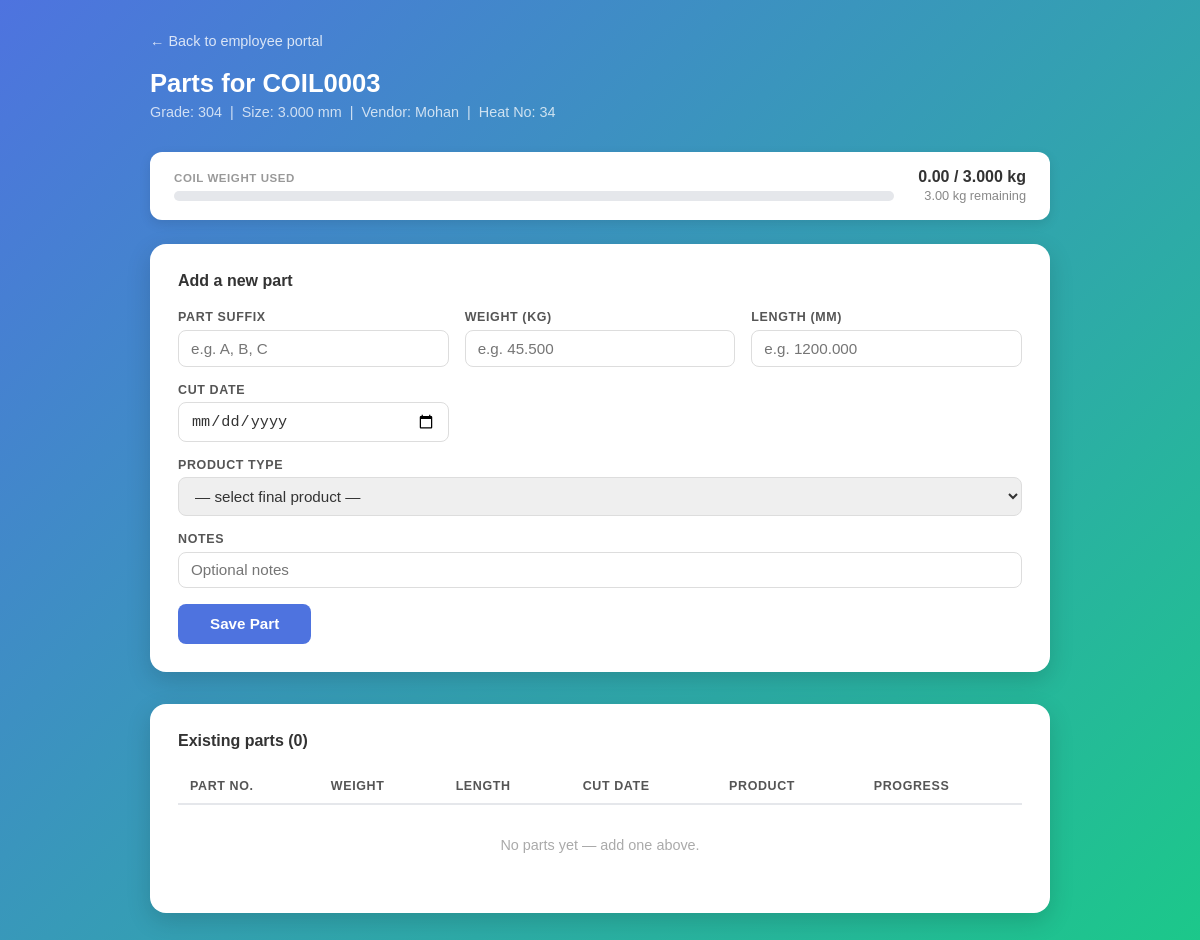
Page /coil/3/parts/ on the earlier database version.
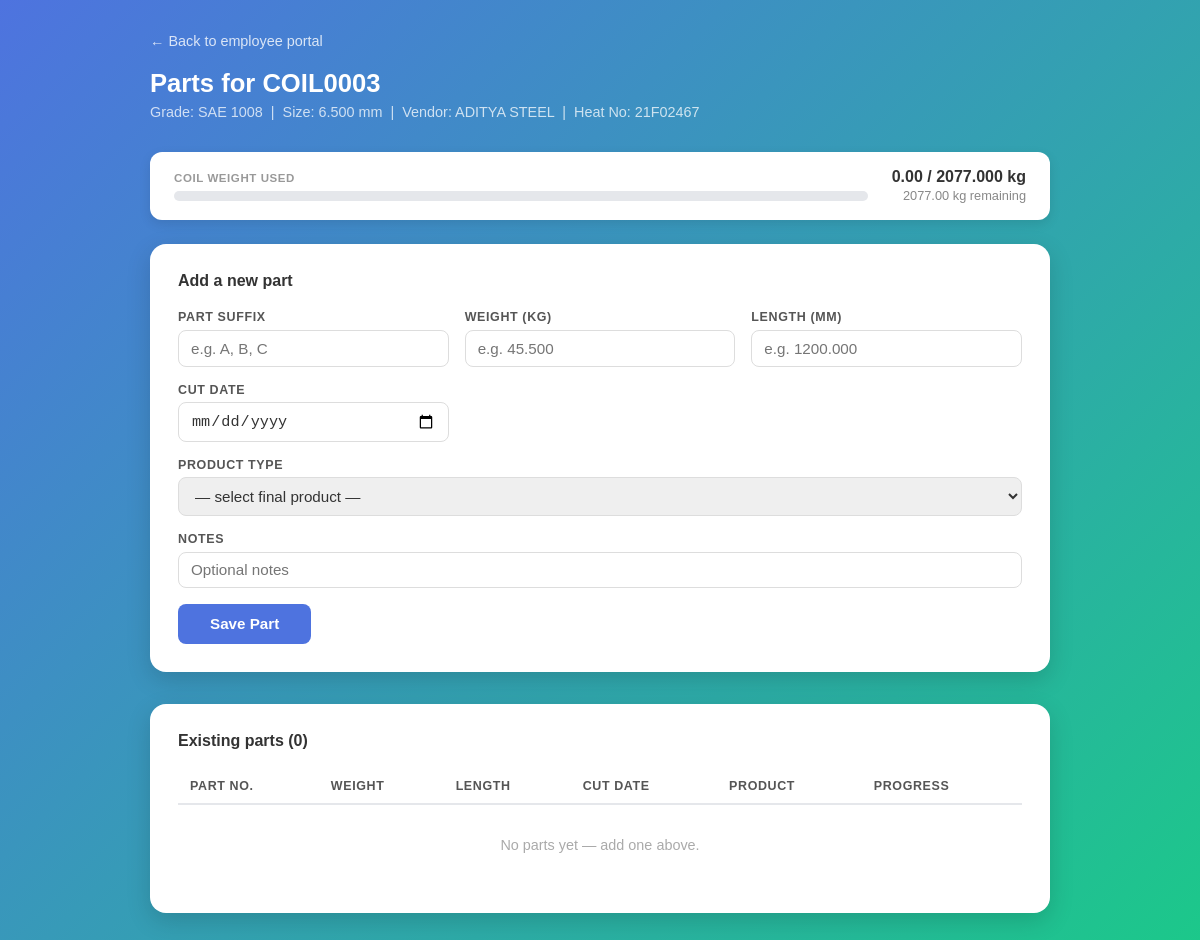
Same page on the later database version.
### materials/models.py (models this page shows, shortened)
class Material(models.Model):
    coil_no = models.AutoField(primary_key=True)
    date = models.DateField("receipt date", null=True, blank=True)
    grade = models.CharField(max_length=10, null=True, blank=True)
    size = models.DecimalField(max_digits=10, decimal_places=3, null=True, blank=True)
    company = models.CharField(max_length=100, null=True, blank=True)
    vendor = models.CharField(max_length=50, null=True, blank=True)
    quantity = models.DecimalField(max_digits=10, decimal_places=3, null=True, blank=True)
    heat_no = models.CharField(max_length=8, null=True, blank=True)
    def formatted_coil(self):
        return f"COIL{self.coil_no:04d}"

### materials/views.py (the view, shortened to what this page needs)
# urls.py: path('coil/<int:coil_pk>/parts/', views.coil_parts, name='coil_parts'),
def coil_parts(request, coil_pk):
    coil = get_object_or_404(Material, pk=coil_pk)
    parts = coil.parts.prefetch_related('jobs__product_type').order_by('created_at')
    product_types = ProductType.objects.all()
    total_used = float(parts.aggregate(total=Sum('weight'))['total'] or 0)
    coil_weight = float(coil.quantity or 0)
    remaining = coil_weight - total_used
    exhausted = coil_weight > 0 and remaining <= 0
    return render(request, 'materials/coil_parts.html', {
        'coil': coil, 'parts': parts, 'product_types': product_types,
        'total_used': total_used, 'remaining': remaining, 'exhausted': exhausted,
    })

### templates/materials/coil_parts.html (shortened to what the changed rows need)
<!DOCTYPE html>
<html lang="en">
<head>
</head>
<body>
<div class="page">
  <a href="{% url 'employee' %}" class="back-link">← Back to employee portal</a>
  <h1>Parts for {{ coil.formatted_coil }}</h1>
  <p class="coil-meta">
    Grade: {{ coil.grade|default:"—" }} &nbsp;|&nbsp;
    Size: {{ coil.size|default:"—" }} mm &nbsp;|&nbsp;
    Vendor: {{ coil.vendor|default:"—" }} &nbsp;|&nbsp;
    Heat No: {{ coil.heat_no|default:"—" }}
  </p>
  {% if coil.quantity %}
  <div style="background:white; border-radius:12px; padding:1rem 1.5rem;
              margin-bottom:1.5rem; box-shadow:0 4px 12px rgba(0,0,0,0.1);
              display:flex; align-items:center; gap:1.5rem; flex-wrap:wrap;">
    <div style="flex:1; min-width:160px;">
      <div style="font-size:0.72rem; font-weight:700; color:#999;
                  text-transform:uppercase; letter-spacing:0.05em; margin-bottom:0.4rem;">
        Coil Weight Used
      </div>
      <div style="background:#e5e7eb; border-radius:999px; height:10px; overflow:hidden;">
      </div>
    </div>
    <div style="text-align:right; white-space:nowrap;">
      <span style="font-size:1rem; font-weight:700;
                   color:{% if exhausted %}#dc2626{% else %}#333{% endif %};">
        {{ total_used|floatformat:2 }} / {{ coil.quantity }} kg
      </span>
      <br>
      <span style="font-size:0.8rem; color:#888;">
        {% if exhausted %}No weight remaining{% else %}{{ remaining|floatformat:2 }} kg remaining{% endif %}
      </span>
    </div>
  </div>
  {% endif %}
  <div class="card" {% if exhausted %}style="opacity:0.5; pointer-events:none;"{% endif %}>
    <h2>Add a new part</h2>
    <form method="post">
    </form>
  </div>
  <div class="table-card">
    <h2>Existing parts ({{ parts.count }})</h2>
    <table>
      <thead>
        <tr>
          <th>Part No.</th>
          <th>Weight</th>
          <th>Length</th>
          <th>Cut Date</th>
          <th>Product</th>
          <th>Progress</th>
        </tr>
      </thead>
    </table>
  </div>
</div>
</body>
</html>

Differences in the rows shown:
changed Material "COIL0003": grade "304" → "SAE 1008"; size "3.000" → "6.500"; vendor "Mohan" → "ADITYA STEEL"; heat_no "34" → "21F02467"; quantity "3.000" → "2077.000"
Other differences:
{{ remaining|floatformat:2 }}: "3.00" → "2077.00"
